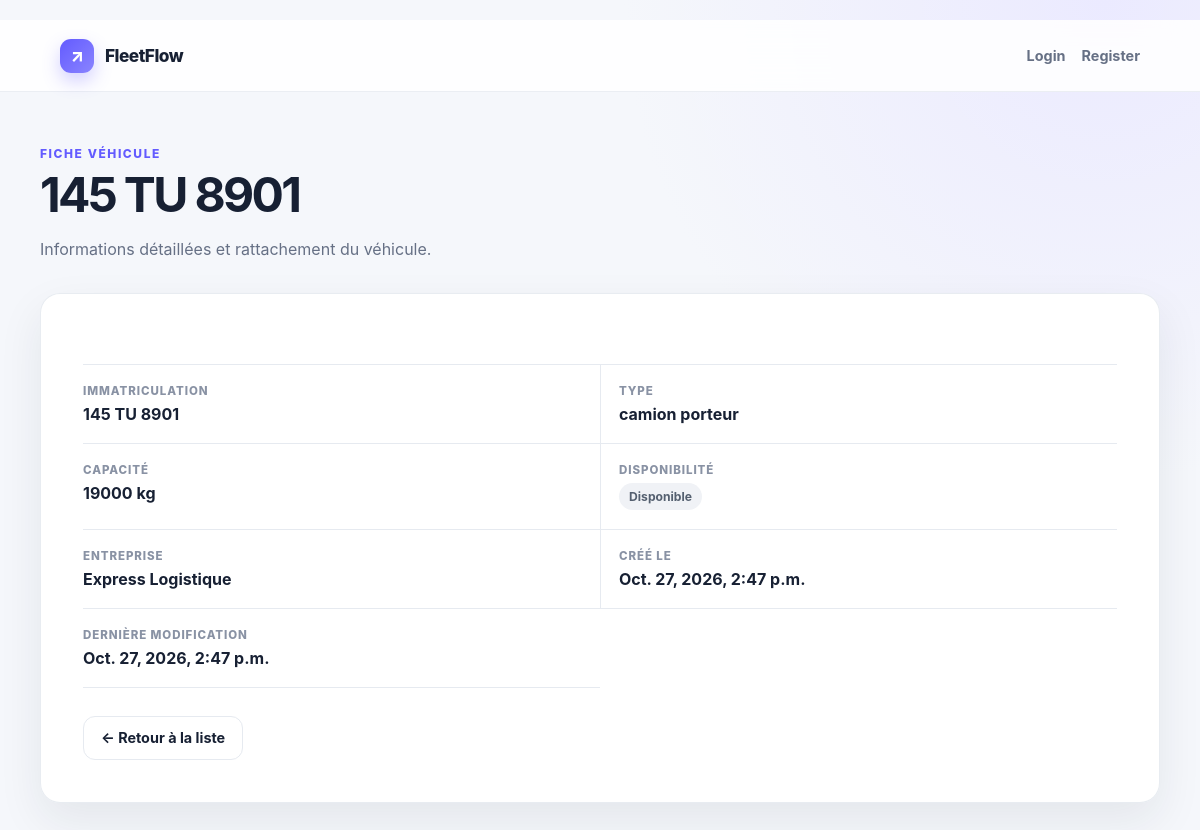
The app's page /vehicule/detail/2/ with its own data.
### VehiculeApp/models.py (models this page shows, shortened)
class Vehicule(models.Model):
    immatriculation = models.CharField(max_length=20,unique=True)
    type_vehicule = models.CharField(max_length=20,choices=[('c','camionnette'),
                                                            ('f','fourgon'),
                                                            ('cp','camion porteur'),
                                                            ('sr','semi-remorque')])
    capacite_kg = models.PositiveIntegerField(validators=[
        MinValueValidator(1,"La capacité doit être supérieure à 0")])
    disponibilite = models.BooleanField(default=True)
    created_at = models.DateTimeField(auto_now_add=True)
    updated_at = models.DateTimeField(auto_now=True)
    entreprise = models.ForeignKey('EntrepriseApp.Entreprise', on_delete=models.CASCADE, related_name='vehicules')

### EntrepriseApp/models.py (models this page shows, shortened)
class Entreprise(models.Model):
    raison_sociale = models.CharField(max_length=200,blank=False, null=False )
    matricule_fiscale = models.CharField(max_length=17,unique=True, validators=[matricule_fiscale_validator])
    adresse = models.TextField(validators=[
        MinLengthValidator(20,"L'adresse ne peut pas pas avoir moins de 20 caractères"),
        MaxLengthValidator(400,"L'adresse ne peut pas pas avoir plus de 400 caractères")])
    type_entreprise = models.CharField(max_length=100,choices=[
        ('c','Chargeur'),
        ('t','Transporteur')])
    created_at = models.DateTimeField(auto_now_add=True)
    updated_at = models.DateTimeField(auto_now=True)
    gerant = models.OneToOneField(Utilisateur, on_delete=models.CASCADE, related_name='entreprise')
    def __str__(self):
        return self.raison_sociale

### VehiculeApp/views.py (the view)
# urls.py: path('detail/<int:pk>/', DetailVehicule.as_view(), name='detail_class'),
class DetailVehicule(DetailView):
    model = Vehicule
    template_name = 'vehicule/detail.html'
    context_object_name = 'detail'

### Templates/vehicule/detail.html
﻿{% extends "base.html" %}{% block title %}Détail du véhicule{% endblock %}{% block content %}
<p class="eyebrow">Fiche véhicule</p>
<h1>{{ detail.immatriculation }}</h1>
<p class="subtle">Informations détaillées et rattachement du véhicule.</p>
<section class="card detail-card" style="margin-top: 30px">
  <div class="detail-grid">
    <div class="detail-item">
      <span class="detail-label">Immatriculation</span
      ><span class="detail-value">{{ detail.immatriculation }}</span>
    </div>
    <div class="detail-item">
      <span class="detail-label">Type</span
      ><span class="detail-value">{{ detail.get_type_vehicule_display }}</span>
    </div>
    <div class="detail-item">
      <span class="detail-label">Capacité</span
      ><span class="detail-value">{{ detail.capacite_kg }} kg</span>
    </div>
    <div class="detail-item">
      <span class="detail-label">Disponibilité</span
      ><span class="status"
        >{% if detail.disponibilite %}Disponible{% else %}Indisponible{% endif %}</span
      >
    </div>
    <div class="detail-item">
      <span class="detail-label">Entreprise</span
      ><span class="detail-value">{{ detail.entreprise }}</span>
    </div>
    <div class="detail-item">
      <span class="detail-label">Créé le</span
      ><span class="detail-value">{{ detail.created_at }}</span>
    </div>
    <div class="detail-item">
      <span class="detail-label">Dernière modification</span
      ><span class="detail-value">{{ detail.updated_at }}</span>
    </div>
  </div>
  <div class="form-actions">
    <a class="button secondary" href="{% url 'Vehicule:list_class' %}"
      >← Retour à la liste</a
    >
  </div>
</section>
{% endblock %}

### Templates/base.html (style rules this page uses)
:root { --ink: #172033; --muted: #667085; --line: #e6eaf0; --brand: #635bff; --brand-dark: #4c46d8; --danger: #c93756; --canvas: #f5f7fb; --shadow: 0 18px 45px rgba(23, 32, 51, 0.08); }
* { box-sizing: border-box; }
body { margin: 0; min-height: 100vh; color: var(--ink); background: radial-gradient(circle at 92% 0%, #ebeaff 0, transparent 34%), var(--canvas); font-family: Inter, ui-sans-serif, system-ui, -apple-system, BlinkMacSystemFont, "Segoe UI", sans-serif; }
a { color: inherit; text-decoration: none; }
.eyebrow { margin: 0 0 9px; color: var(--brand); font-size: 0.75rem; font-weight: 800; letter-spacing: 0.13em; text-transform: uppercase; }
h1 { margin: 0; font-size: clamp(2rem, 4vw, 3rem); line-height: 1.05; letter-spacing: -0.055em; }
.subtle { color: var(--muted); line-height: 1.65; }
.button { display: inline-flex; align-items: center; justify-content: center; gap: 8px; min-height: 44px; padding: 0 17px; border: 0; border-radius: 12px; color: #fff; background: var(--brand); font: inherit; font-size: 0.9rem; font-weight: 750; cursor: pointer; box-shadow: 0 10px 20px rgba(99, 91, 255, 0.2); }
.button.secondary { color: var(--ink); background: #fff; border: 1px solid var(--line); box-shadow: none; }
.card { background: rgba(255, 255, 255, 0.94); border: 1px solid rgba(230, 234, 240, 0.9); border-radius: 20px; box-shadow: var(--shadow); }
.status { display: inline-flex; padding: 6px 10px; border-radius: 99px; color: #556070; background: #f0f2f6; font-size: 0.76rem; font-weight: 750; }
.form-actions { display: flex; flex-wrap: wrap; gap: 12px; margin-top: 28px; }
.detail-card { padding: clamp(25px, 5vw, 42px); }
.detail-grid { display: grid; grid-template-columns: repeat(2, minmax(0, 1fr)); margin: 28px 0 0; border-top: 1px solid var(--line); }
.detail-item { padding: 19px 18px 19px 0; border-bottom: 1px solid var(--line); }
.detail-item:nth-child(even) { padding-left: 18px; border-left: 1px solid var(--line); }
.detail-label { display: block; margin-bottom: 6px; color: #8992a4; font-size: 0.72rem; font-weight: 800; letter-spacing: 0.08em; text-transform: uppercase; }
.detail-value { font-size: 1rem; font-weight: 650; word-break: break-word; }

### records on screen
Vehicule: immatriculation "145 TU 8901", type_vehicule "camion porteur", capacite_kg "19000", entreprise "Express Logistique", created_at "Oct. 27, 2026, 2:47 p.m.", updated_at "Oct. 27, 2026, 2:47 p.m."
